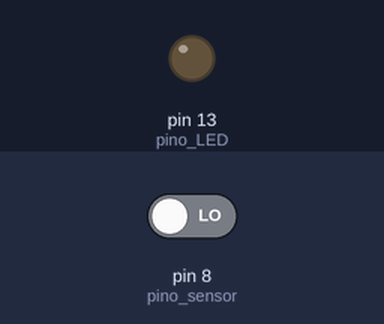
This sketch was run on a simulated Arduino Uno, built with avr-gcc and run on an emulated ATmega328P. On the bench: output pins drawn as LEDs (lit = HIGH). Dashed ring = blinking. The test bench sets the inputs (shaded band); at power-on: pin 8 (pino_sensor) LOW. What the sketch prints to the serial monitor is not drawn.

Above: at 1.2 s.
1.3 s: pin 8 (pino_sensor) driven HIGH
At 1.45 s:
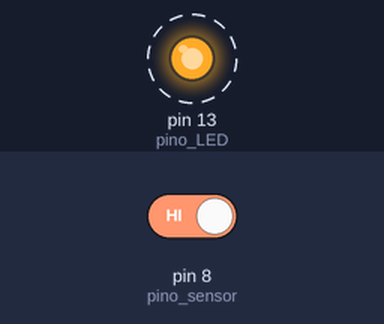
4.3 s: pin 8 (pino_sensor) driven LOW
At 5.0 s:
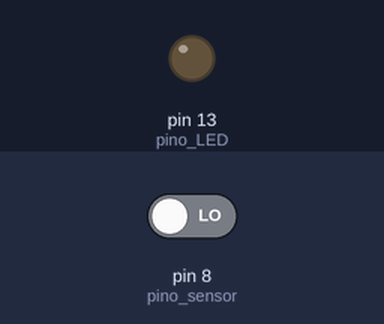
Timing chart, 0 to 7.3 s (numbered marks = the images above; inputs shaded):
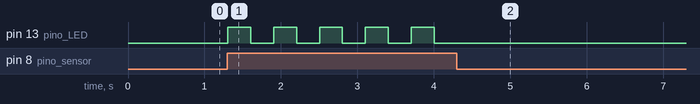

Measured:
- after the input at 1.3 s, pin 13 (pino_LED): alternates HIGH for 0.30 s and LOW for 0.30 s, starting at once
- after the input at 4.3 s, pin 13 (pino_LED): stops changing and stays LOW

The sketch:

C_digo_Sensor_Som.ino
```cpp
/*                     Sensor de som - digital             */
/************************************************************/
/* Definições dos pinos do sensor e do LED.                 */
#define pino_sensor 8
#define pino_LED 13

/* Variável booleana para controle do LED.                  */
boolean estado = LOW;

void setup() {
  /* Configurações do modo de operação dos pinos/portas.    */
  pinMode(pino_sensor, INPUT);
  pinMode(pino_LED, OUTPUT);
  /* Inicia a comunicação serial com o computador.          */
  Serial.begin(9600);
}

void loop() {
  /* Armazena na variável som os dados do sensor.           */
  int som = digitalRead(pino_sensor);
  /* Imprime no monitor serial os dados da variável som.    */
  Serial.println(som);
  /* Se a variável som recebeu o pulso elétrico (som = 1),  */
  /* faça...                                                */
  if(som == 1){
  /* Altera o valor booleano da variável estado (Se for    */
  /* 0, muda para 1 e se for 1, muda para 0).              */
  estado = !estado;
  /* Envia para o pino do LED o valor booleano atual da    */
  /* variável estado (0 ou 1).                             */
  digitalWrite(pino_LED, estado);
  /* Pequena pausa para a nova leitura do Sensor.          */
  delay(300);
  }
}
```
